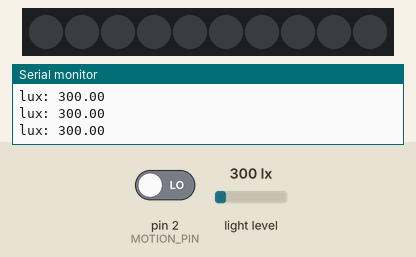
This sketch was run on a simulated Arduino Uno, built with avr-gcc and run on an emulated ATmega328P. Parts: 10 RGB LEDs in strip order, left to right, the last lines printed to the serial monitor. Inputs (shaded band) come from the test bench; at power-on: pin 2 (MOTION_PIN) LOW, light level 300 lx. Dim RGB values are drawn brighter than linear.

Above: at 1.2 s.
1.3 s: pin 2 (MOTION_PIN) driven HIGH
At 2.4 s:
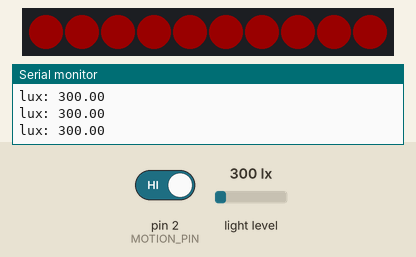
3.2 s: light level set to 1500 lx
6.2 s: light level set to 40 lx
9.2 s: light level set to 500 lx
Timing chart, 0 to 12.2 s (numbered marks = the images above; inputs shaded):
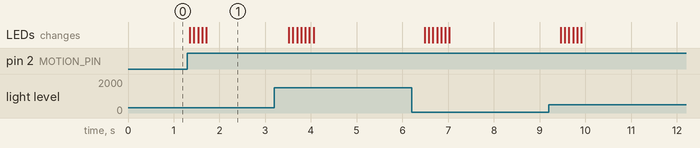

Measured:
- after the input at 1.3 s, the LEDs: first change after 0.05 s (image 1 shows a later state)

The sketch:

prototype_3.ino
```cpp
// --- Includes and Definitions ---
#include <Arduino_FreeRTOS.h>
#include <semphr.h>
#include <hp_BH1750.h>
#include <FastLED.h>

#define MAX_LUX 3000          // Sets upper limit for Lux
#define NUM_LEDS 10           // Number of LEDs used in strip
#define INIT_BRIGHTNESS 50    // Sets initial brightness for strip

#define MOTION_PIN 2          // PIR sensor input
#define LED_PIN 9             // PWM-capable pin for LED strip

hp_BH1750 BH1750;             // Ambient Sensor
CRGB leds[NUM_LEDS];

// --- Shared Variables ---
volatile bool motionDetected = false;
volatile int targetBrightness = INIT_BRIGHTNESS;
volatile int currentBrightness = INIT_BRIGHTNESS;
volatile int isOn = 0;

// --- Synchronization Primitives ---
SemaphoreHandle_t motionSemaphore;
SemaphoreHandle_t brightnessMutex;

// --- Task Prototypes ---
void MotionTask(void *pvParameters);
void LightSensorTask(void *pvParameters);
void LEDControlTask(void *pvParameters);

// --- Setup ---
void setup() {
  pinMode(MOTION_PIN, INPUT);
  pinMode(LED_PIN, OUTPUT);


  Serial.begin(9600);
  Serial.print("setup\n");
  // Create synchronization primitives
  motionSemaphore = xSemaphoreCreateBinary();
  brightnessMutex = xSemaphoreCreateMutex();

  // Initialize sensor, print if failed
  bool avail = BH1750.begin(BH1750_TO_GROUND);
  if (!avail) {
    Serial.println("No BH1750 sensor found!");
    while (true) {};
  }

  // Setup LED strip
  FastLED.addLeds<WS2812B, LED_PIN, GRB>(leds, NUM_LEDS);
  FastLED.setBrightness(INIT_BRIGHTNESS); // 0-255

  // Create tasks
  xTaskCreate(MotionTask, "Motion", 128, NULL, 2, NULL);
  xTaskCreate(LightSensorTask, "LightSensor", 128, NULL, 1, NULL);
  xTaskCreate(LEDControlTask, "LEDControl", 128, NULL, 1, NULL);
}

// --- Loop (unused in FreeRTOS) ---
void loop() {
  // Empty — FreeRTOS handles scheduling
}

// --- Task Definitions ---

// Motion Detection Task
void MotionTask(void *pvParameters) {
  while (true) {
    if (digitalRead(MOTION_PIN) == HIGH) {
      motionDetected = true;
      xSemaphoreGive(motionSemaphore);  // Notify LED task
    } else {
      motionDetected = false;
    }
    vTaskDelay(pdMS_TO_TICKS(100));  // Poll every 100ms
  }
}

// Ambient Light Sensor Task
void LightSensorTask(void *pvParameters) {
  while (true) {
    BH1750.start();   //starts a measurement
    float lux=BH1750.getLux();  //  waits until a conversion finished
Serial.print("lux: ");   // Debug print lux
Serial.println(lux, 2);  // Prints with 2 decimal places
    if(lux>5000){lux=MAX_LUX;} //caps lux input to 3000
    int mapped = map(lux, 0, MAX_LUX, 0, 255);  // Normalize to PWM range

    if (xSemaphoreTake(brightnessMutex, portMAX_DELAY)) {
      targetBrightness = mapped;
      xSemaphoreGive(brightnessMutex);
    }

    vTaskDelay(pdMS_TO_TICKS(500));  // Sample every 500ms
  }
}

// LED Control Task
void LEDControlTask(void *pvParameters) {
  while (true) {
    if (xSemaphoreTake(motionSemaphore, portMAX_DELAY)) {
      if (motionDetected && !isOn) {
        if (xSemaphoreTake(brightnessMutex, portMAX_DELAY)) {
          currentBrightness = (currentBrightness + targetBrightness)/2;    // Set brightness to average of target and current
          FastLED.setBrightness(currentBrightness);
          xSemaphoreGive(brightnessMutex);
          stripRedSolid();
        }
      }
      if(motionDetected && isOn) {
        stripOff();  // Turn off LED
      }
    }
  }
}

// Helper Functions
void stripOff(){
  for(int i=0;i<NUM_LEDS;i++){
    leds[i] = CRGB::Black;
  }
  FastLED.show();
}
void stripRedSolid(){
  for(int i=0;i<NUM_LEDS;i++){
    leds[i] = CRGB::Red;
  }
  FastLED.show();
}
```
